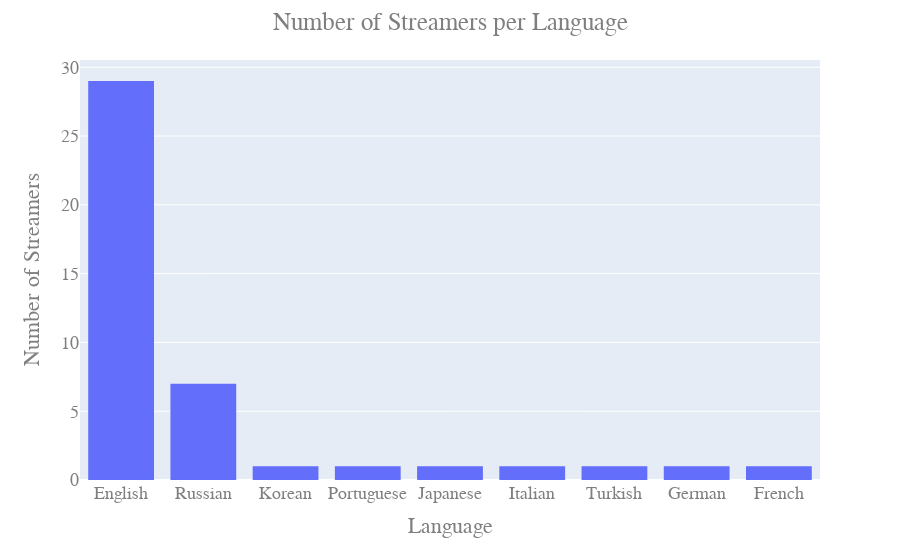

The cell this chart's notebook holds for it:
### Code cell
# Display the number of streamers for each language using a plot in plotly
import plotly.express as px

fig = px.histogram(data, x="Language", nbins=20)
# label the axes and title
fig.update_layout(
    title="Number of Streamers per Language",
    title_x=0.5,
    xaxis_title="Language",
    yaxis_title="Number of Streamers",
    font=dict(
        family="Courier New, monospace",
        size=18,
        color="#7f7f7f"
    )
)
# sort
fig.update_layout(barmode='group', xaxis={'categoryorder':'total descending'})
fig.show()

### Figure 1 — Plotly figure (JSON) as saved in the notebook; plotly's stock layout.template omitted (floating-point values rounded to 4 significant figures)
{"data": [{"alignmentgroup": "True", "bingroup": "x", "hovertemplate": "Language=%{x}<br>count=%{y}<extra></extra>", "legendgroup": "", "marker": {"color": "#636efa", "pattern": {"shape": ""}}, "name": "", "nbinsx": 20, "offsetgroup": "", "orientation": "v", "showlegend": false, "type": "histogram", "x": ["English", "English", "Korean", "Russian", "English", "English", "English", "Portuguese", "English", "English", "English", "Russian", "Russian", "English", "English", "English", "English", "Russian", "English", "English", "English", "Japanese", "English", "English", "Russian", "English", "English", "English", "Italian", "English", "English", "Turkish", "English", "English", "English", "Russian", "Russian", "German", "English", "English", "English", "English", "French"], "xaxis": "x", "yaxis": "y"}], "layout": {"barmode": "group", "font": {"color": "#7f7f7f", "family": "Courier New, monospace", "size": 18}, "legend": {"tracegroupgap": 0}, "margin": {"t": 60}, "title": {"text": "Number of Streamers per Language", "x": 0.5}, "xaxis": {"anchor": "y", "categoryorder": "total descending", "domain": [0, 1], "title": {"text": "Language"}}, "yaxis": {"anchor": "x", "domain": [0, 1], "title": {"text": "Number of Streamers"}}}}
